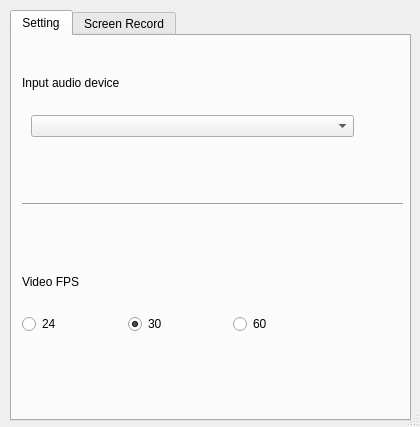
<?xml version="1.0" encoding="UTF-8"?>
<ui version="4.0">
 <class>AppController</class>
 <widget class="QDialog" name="AppController">
  <property name="geometry">
   <rect>
    <x>0</x>
    <y>0</y>
    <width>420</width>
    <height>427</height>
   </rect>
  </property>
  <property name="sizePolicy">
   <sizepolicy hsizetype="Fixed" vsizetype="Fixed">
    <horstretch>0</horstretch>
    <verstretch>0</verstretch>
   </sizepolicy>
  </property>
  <property name="windowTitle">
   <string>Dialog</string>
  </property>
  <property name="sizeGripEnabled">
   <bool>true</bool>
  </property>
  <widget class="QWidget" name="widget" native="true">
   <property name="geometry">
    <rect>
     <x>0</x>
     <y>0</y>
     <width>611</width>
     <height>481</height>
    </rect>
   </property>
   <widget class="QTabWidget" name="tabWidget">
    <property name="geometry">
     <rect>
      <x>10</x>
      <y>10</y>
      <width>401</width>
      <height>411</height>
     </rect>
    </property>
    <property name="currentIndex">
     <number>0</number>
    </property>
    <widget class="QWidget" name="SettingTab">
     <attribute name="title">
      <string>Setting</string>
     </attribute>
     <widget class="QWidget" name="widget_2" native="true">
      <property name="geometry">
       <rect>
        <x>10</x>
        <y>30</y>
        <width>341</width>
        <height>80</height>
       </rect>
      </property>
      <layout class="QVBoxLayout" name="verticalLayout_2">
       <item>
        <widget class="QLabel" name="label">
         <property name="text">
          <string>Input audio device</string>
         </property>
        </widget>
       </item>
       <item>
        <widget class="QWidget" name="widget_5" native="true">
         <layout class="QGridLayout" name="gridLayout">
          <item row="0" column="0">
           <widget class="QComboBox" name="listAudioDevice"/>
          </item>
         </layout>
        </widget>
       </item>
      </layout>
     </widget>
     <widget class="QWidget" name="widget_3" native="true">
      <property name="geometry">
       <rect>
        <x>10</x>
        <y>220</y>
        <width>311</width>
        <height>78</height>
       </rect>
      </property>
      <layout class="QVBoxLayout" name="verticalLayout">
       <item>
        <widget class="QLabel" name="labelVideoFPS">
         <property name="text">
          <string>Video FPS</string>
         </property>
        </widget>
       </item>
       <item>
        <layout class="QHBoxLayout" name="horizontalLayout_3">
         <item>
          <widget class="QRadioButton" name="radioButtonFPS24">
           <property name="text">
            <string>24</string>
           </property>
          </widget>
         </item>
         <item>
          <widget class="QRadioButton" name="radioButtonFPS30">
           <property name="text">
            <string>30</string>
           </property>
           <property name="checked">
            <bool>true</bool>
           </property>
          </widget>
         </item>
         <item>
          <widget class="QRadioButton" name="radioButtonFPS60">
           <property name="text">
            <string>60</string>
           </property>
          </widget>
         </item>
        </layout>
       </item>
      </layout>
     </widget>
     <widget class="Line" name="line">
      <property name="geometry">
       <rect>
        <x>10</x>
        <y>160</y>
        <width>381</width>
        <height>16</height>
       </rect>
      </property>
      <property name="orientation">
       <enum>Qt::Horizontal</enum>
      </property>
     </widget>
    </widget>
    <widget class="QWidget" name="RecordTab">
     <attribute name="title">
      <string>Screen Record</string>
     </attribute>
     <widget class="QWidget" name="widget_6" native="true">
      <property name="geometry">
       <rect>
        <x>10</x>
        <y>10</y>
        <width>184</width>
        <height>42</height>
       </rect>
      </property>
      <layout class="QHBoxLayout" name="horizontalLayout">
       <item>
        <widget class="QPushButton" name="recordControlButton">
         <property name="text">
          <string>Start Recording</string>
         </property>
        </widget>
       </item>
      </layout>
     </widget>
    </widget>
   </widget>
  </widget>
 </widget>
 <resources/>
 <connections/>
</ui>
